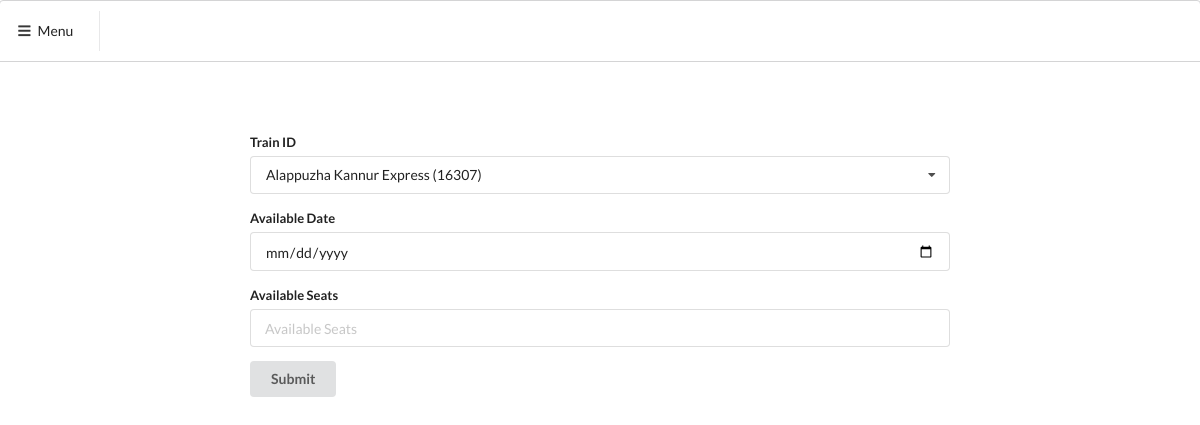
Before: /admin/avail.php (signed in) with the older database file.
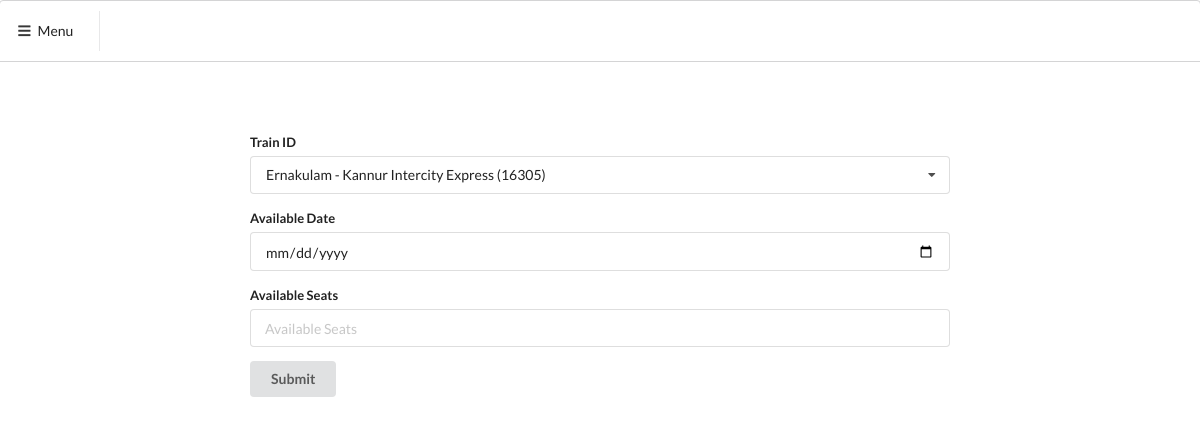
After: the same page with the newer database file.
### tables this page shows
CREATE TABLE `Train` (
  `Train_ID` int(11) NOT NULL,
  `Train_name` varchar(50) NOT NULL,
  `Train_type` enum('Superfast','Express') NOT NULL,
  `Source_Code` varchar(6) NOT NULL,
  `Destination_Code` varchar(6) NOT NULL,
  PRIMARY KEY (`Train_ID`),
  KEY `Source_Code` (`Source_Code`),
  KEY `Destination_Code` (`Destination_Code`),
  CONSTRAINT `Train_ibfk_1` FOREIGN KEY (`Source_Code`) REFERENCES `Station` (`Station_Code`),
  CONSTRAINT `Train_ibfk_3` FOREIGN KEY (`Destination_Code`) REFERENCES `Station` (`Station_Code`)
);

### admin/avail.php (the view, shortened to what this page needs)
<!DOCTYPE html>
<html>
  <head>
    <link rel="stylesheet" href="https://cdnjs.cloudflare.com/ajax/libs/semantic-ui/2.2.13/semantic.min.css">
    <link rel="stylesheet" href="/miniproject/css/menu.css">
  </head>
  <body>
  <div class="ui pusher">
    <div class="ui top attached demo menu">
      <a class="item" id="menu-button">
        <i class="sidebar icon"></i>
        Menu
      </a>
    </div>
    <div class="ui container">
      <form class="ui form" action="/miniproject/admin/submit-available.php" method="post">
        <div class="field">
          <label>Train ID</label>
          <select class="ui fluid search normal dropdown" name="train-id" required>
            <?php
              $servername = "localhost";
              $username = "root";
              $password = "password";
              $dbname = "miniproject";
              $conn = new mysqli($servername, $username, $password, $dbname);
              $sql = "SELECT Train_ID, Train_name FROM Train";
              $result = $conn->query($sql);
              if ($result->num_rows > 0){
                while($row = $result->fetch_assoc()) {
                  $trainid = $row['Train_ID'];
                  $trainName = $row['Train_name'];
                  echo "<option value='".$trainid."'>".$trainName." (".$trainid.")</option>";
                }
              }
              else{
                echo "<script>alert('Error fetching train id!);</script>";
              }
            ?>
          </select>
        </div>
        <div class="field">
          <label>Available Date</label>
          <input type="date" name="date" placeholder="Date" min=<?php
            echo date('Y-m-d');
            ?>
          required>
        </div>
        <div class="field">
          <label>Available Seats</label>
          <input type="number" name="available-seats" placeholder="Available Seats" required>
        </div>
        <button class="ui button" type="submit">Submit</button>
      </form>
    </div>
  </div>
  </body>
</html>

### css/menu.css (style rules this page uses)
#menu-button { max-width:100px; margin-left: 0px; }
.ui.top.attached.demo.menu > .item { margin: 10px 10px; width: 180px; }
.ui.container { margin: 0 auto; max-width: 700px !important; margin-top: 70px; margin-bottom: 70px; word-wrap: break-word; }

Changed rows visible on the page:
no longer on this page (row unchanged): train: Train_name "Alappuzha Kannur Express", Train_ID "16307"
added train: Train_name "Ernakulam - Kannur Intercity Express", Train_ID "16305"
